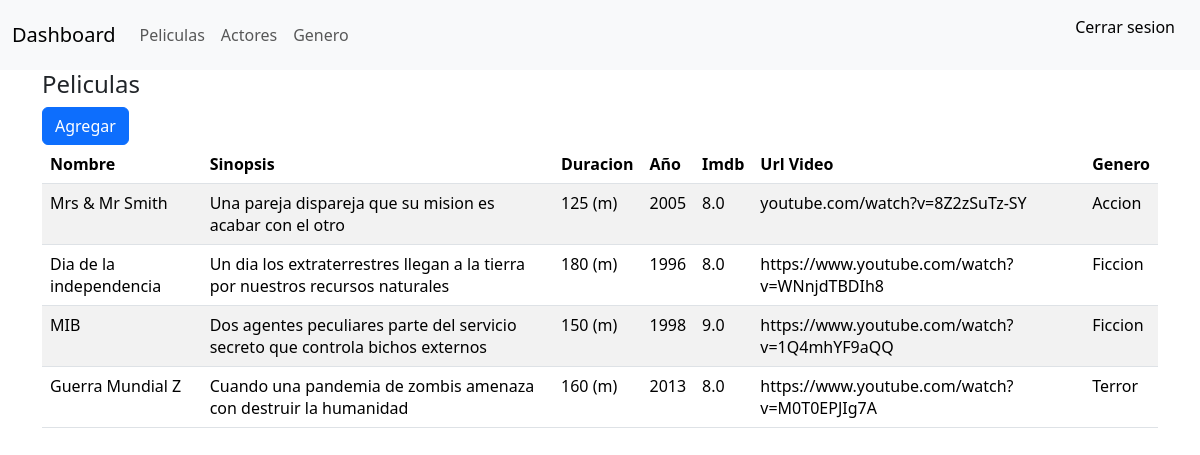
/movie/movie_list/, run on the app's committed database.
### movie/models.py (models this page shows, shortened)
class Movie(models.Model):
    name = models.CharField(max_length=100)
    synopsis = models.CharField(max_length=250)
    duration = models.IntegerField()
    year = models.IntegerField()
    imdb = models.FloatField()
    trailerLink = models.CharField(max_length=250)
    genre = models.ForeignKey(Genre, on_delete=models.CASCADE)

class Genre(models.Model):
    name = models.CharField(max_length=100)

### movie/views/view_login.py (the view)
# urls.py: path("movie_list/", views.movie_list_view, name="movie_list"),
def movie_list_view(request):
    movies = (Movie.objects
              .prefetch_related('genre', 'actormovie_set', 'image_set')
              .annotate(like_count=Count('ratemovieuser', filter=Q(ratemovieuser__reaction='like')))
              .all())
    genres = Genre.objects.all()
    context = {
        'movies': movies,
        'genres': genres,
    }
    return render(request, 'movie/movie_list.html', context)

### movie/templates/movie/movie_list.html
{% include "movie/partials/styles.html" %}
{% include "movie/partials/navbar.html" %}
<div class="container">
<h4>Peliculas</h4>
<a class="btn btn-primary" href="{% url 'movie:movie_form' %}">Agregar</a>
<table class="table table-striped table-responsive">
    <thead>
      <tr>
        <th scope="col">Nombre</th>
        <th scope="col">Sinopsis</th>
        <th scope="col">Duracion</th>
        <th scope="col">Año</th>
        <th scope="col">Imdb</th>
        <th scope="col">Url Video</th>
        <th scope="col">Genero</th>
      </tr>
    </thead>
    <tbody>
        {% for movie in movies %}
      <tr>
        <td>{{ movie.name }}</td>
        <td>{{ movie.synopsis }}</td>
        <td>{{ movie.duration }} (m)</td>
        <td>{{ movie.year }}</td>
        <td>{{ movie.imdb }}</td>
        <td>{{ movie.trailerLink }}</td>
        <td>{{ movie.genre.name }}</td>
      </tr>
      {% endfor %}
    </tbody>
  </table>
</div>

### data on the page
Movie: name "Mrs & Mr Smith", synopsis "Una pareja dispareja que su mision es acabar con el otro", duration "125", year "2005", imdb "8.0", trailerLink "youtube.com/watch?v=8Z2zSuTz-SY", genre.name "Accion"
Movie: name "Dia de la independencia", synopsis "Un dia los extraterrestres llegan a la tierra por nuestros recursos naturales", duration "180", year "1996", imdb "8.0", trailerLink "https://www.youtube.com/watch?v=WNnjdTBDIh8", genre.name "Ficcion"
Movie: name "MIB", synopsis "Dos agentes peculiares parte del servicio secreto que controla bichos externos", duration "150", year "1998", imdb "9.0", trailerLink "https://www.youtube.com/watch?v=1Q4mhYF9aQQ", genre.name "Ficcion"
Movie: name "Guerra Mundial Z", synopsis "Cuando una pandemia de zombis amenaza con destruir la humanidad", duration "160", year "2013", imdb "8.0", trailerLink "https://www.youtube.com/watch?v=M0T0EPJIg7A", genre.name "Terror"
